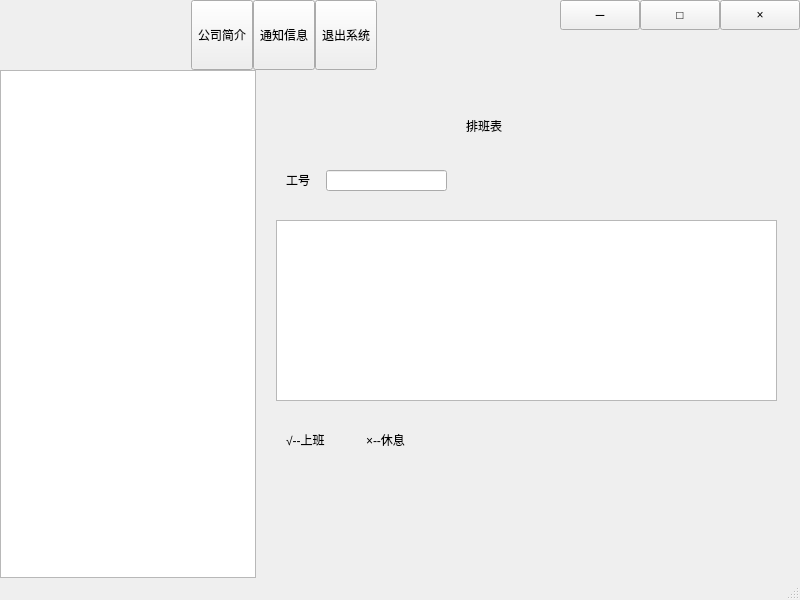
<?xml version="1.0" encoding="UTF-8"?>
<ui version="4.0">
 <class>MainWindow</class>
 <widget class="QMainWindow" name="MainWindow">
  <property name="geometry">
   <rect>
    <x>0</x>
    <y>0</y>
    <width>800</width>
    <height>600</height>
   </rect>
  </property>
  <property name="windowTitle">
   <string>MainWindow</string>
  </property>
  <widget class="QWidget" name="centralwidget">
   <layout class="QVBoxLayout" name="verticalLayout">
    <property name="spacing">
     <number>0</number>
    </property>
    <property name="leftMargin">
     <number>0</number>
    </property>
    <property name="topMargin">
     <number>0</number>
    </property>
    <property name="rightMargin">
     <number>0</number>
    </property>
    <property name="bottomMargin">
     <number>0</number>
    </property>
    <item>
     <widget class="QWidget" name="widgetTitle" native="true">
      <property name="sizePolicy">
       <sizepolicy hsizetype="Preferred" vsizetype="Fixed">
        <horstretch>0</horstretch>
        <verstretch>0</verstretch>
       </sizepolicy>
      </property>
      <property name="styleSheet">
       <string notr="true"/>
      </property>
      <layout class="QHBoxLayout" name="horizontalLayout_3">
       <property name="spacing">
        <number>0</number>
       </property>
       <property name="leftMargin">
        <number>0</number>
       </property>
       <property name="topMargin">
        <number>0</number>
       </property>
       <property name="rightMargin">
        <number>0</number>
       </property>
       <property name="bottomMargin">
        <number>0</number>
       </property>
       <item>
        <widget class="QLabel" name="labIco">
         <property name="text">
          <string/>
         </property>
         <property name="alignment">
          <set>Qt::AlignCenter</set>
         </property>
        </widget>
       </item>
       <item>
        <widget class="QLabel" name="labTitle">
         <property name="sizePolicy">
          <sizepolicy hsizetype="Expanding" vsizetype="Preferred">
           <horstretch>0</horstretch>
           <verstretch>0</verstretch>
          </sizepolicy>
         </property>
         <property name="styleSheet">
          <string notr="true"/>
         </property>
         <property name="text">
          <string/>
         </property>
         <property name="alignment">
          <set>Qt::AlignLeading|Qt::AlignLeft|Qt::AlignVCenter</set>
         </property>
        </widget>
       </item>
       <item>
        <widget class="QWidget" name="widgetTop" native="true">
         <layout class="QHBoxLayout" name="horizontalLayout_2">
          <property name="spacing">
           <number>0</number>
          </property>
          <property name="leftMargin">
           <number>0</number>
          </property>
          <property name="topMargin">
           <number>0</number>
          </property>
          <property name="rightMargin">
           <number>0</number>
          </property>
          <property name="bottomMargin">
           <number>0</number>
          </property>
          <item>
           <widget class="QToolButton" name="toolButton">
            <property name="sizePolicy">
             <sizepolicy hsizetype="Minimum" vsizetype="Minimum">
              <horstretch>0</horstretch>
              <verstretch>0</verstretch>
             </sizepolicy>
            </property>
            <property name="text">
             <string>公司简介</string>
            </property>
            <property name="checkable">
             <bool>true</bool>
            </property>
            <property name="autoExclusive">
             <bool>true</bool>
            </property>
            <property name="toolButtonStyle">
             <enum>Qt::ToolButtonTextOnly</enum>
            </property>
            <property name="autoRaise">
             <bool>false</bool>
            </property>
           </widget>
          </item>
          <item>
           <widget class="QToolButton" name="toolButton_2">
            <property name="sizePolicy">
             <sizepolicy hsizetype="Minimum" vsizetype="Minimum">
              <horstretch>0</horstretch>
              <verstretch>0</verstretch>
             </sizepolicy>
            </property>
            <property name="text">
             <string>通知信息</string>
            </property>
            <property name="checkable">
             <bool>true</bool>
            </property>
            <property name="autoExclusive">
             <bool>true</bool>
            </property>
            <property name="toolButtonStyle">
             <enum>Qt::ToolButtonTextOnly</enum>
            </property>
           </widget>
          </item>
          <item>
           <widget class="QToolButton" name="toolButton_3">
            <property name="sizePolicy">
             <sizepolicy hsizetype="Minimum" vsizetype="Minimum">
              <horstretch>0</horstretch>
              <verstretch>0</verstretch>
             </sizepolicy>
            </property>
            <property name="text">
             <string>退出系统</string>
            </property>
            <property name="checkable">
             <bool>true</bool>
            </property>
            <property name="checked">
             <bool>false</bool>
            </property>
            <property name="autoExclusive">
             <bool>true</bool>
            </property>
            <property name="toolButtonStyle">
             <enum>Qt::ToolButtonTextOnly</enum>
            </property>
           </widget>
          </item>
         </layout>
        </widget>
       </item>
       <item>
        <spacer name="horizontalSpacer">
         <property name="orientation">
          <enum>Qt::Horizontal</enum>
         </property>
         <property name="sizeHint" stdset="0">
          <size>
           <width>40</width>
           <height>20</height>
          </size>
         </property>
        </spacer>
       </item>
       <item>
        <widget class="QWidget" name="widgetMenu" native="true">
         <layout class="QGridLayout" name="gridLayout_2">
          <property name="leftMargin">
           <number>0</number>
          </property>
          <property name="topMargin">
           <number>0</number>
          </property>
          <property name="rightMargin">
           <number>0</number>
          </property>
          <property name="bottomMargin">
           <number>0</number>
          </property>
          <property name="spacing">
           <number>0</number>
          </property>
          <item row="1" column="1" colspan="3">
           <spacer name="verticalSpacer">
            <property name="orientation">
             <enum>Qt::Vertical</enum>
            </property>
            <property name="sizeHint" stdset="0">
             <size>
              <width>20</width>
              <height>40</height>
             </size>
            </property>
           </spacer>
          </item>
          <item row="0" column="3">
           <widget class="QPushButton" name="btnMenu_Close">
            <property name="sizePolicy">
             <sizepolicy hsizetype="Minimum" vsizetype="Expanding">
              <horstretch>0</horstretch>
              <verstretch>0</verstretch>
             </sizepolicy>
            </property>
            <property name="minimumSize">
             <size>
              <width>30</width>
              <height>30</height>
             </size>
            </property>
            <property name="cursor">
             <cursorShape>ArrowCursor</cursorShape>
            </property>
            <property name="focusPolicy">
             <enum>Qt::NoFocus</enum>
            </property>
            <property name="toolTip">
             <string>关闭</string>
            </property>
            <property name="text">
             <string>×</string>
            </property>
           </widget>
          </item>
          <item row="0" column="2">
           <widget class="QPushButton" name="btnMenu_Max">
            <property name="sizePolicy">
             <sizepolicy hsizetype="Minimum" vsizetype="Expanding">
              <horstretch>0</horstretch>
              <verstretch>0</verstretch>
             </sizepolicy>
            </property>
            <property name="minimumSize">
             <size>
              <width>30</width>
              <height>30</height>
             </size>
            </property>
            <property name="focusPolicy">
             <enum>Qt::NoFocus</enum>
            </property>
            <property name="toolTip">
             <string>全屏</string>
            </property>
            <property name="text">
             <string>□</string>
            </property>
           </widget>
          </item>
          <item row="0" column="1">
           <widget class="QPushButton" name="btnMenu_Min">
            <property name="sizePolicy">
             <sizepolicy hsizetype="Minimum" vsizetype="Expanding">
              <horstretch>0</horstretch>
              <verstretch>0</verstretch>
             </sizepolicy>
            </property>
            <property name="minimumSize">
             <size>
              <width>30</width>
              <height>30</height>
             </size>
            </property>
            <property name="cursor">
             <cursorShape>ArrowCursor</cursorShape>
            </property>
            <property name="focusPolicy">
             <enum>Qt::NoFocus</enum>
            </property>
            <property name="toolTip">
             <string>最小化</string>
            </property>
            <property name="text">
             <string>－</string>
            </property>
           </widget>
          </item>
         </layout>
        </widget>
       </item>
      </layout>
     </widget>
    </item>
    <item>
     <widget class="QWidget" name="widgetLeft" native="true">
      <layout class="QHBoxLayout" name="horizontalLayout">
       <property name="spacing">
        <number>0</number>
       </property>
       <property name="leftMargin">
        <number>0</number>
       </property>
       <property name="topMargin">
        <number>0</number>
       </property>
       <property name="rightMargin">
        <number>0</number>
       </property>
       <property name="bottomMargin">
        <number>0</number>
       </property>
       <item>
        <widget class="NavListView" name="navListView">
         <property name="sizePolicy">
          <sizepolicy hsizetype="Fixed" vsizetype="Expanding">
           <horstretch>0</horstretch>
           <verstretch>0</verstretch>
          </sizepolicy>
         </property>
         <property name="items" stdset="0">
          <string>主界面||0||,地图监控|主界面|||,视频监控|主界面|||0xf03d,设备监控|主界面|||0xf108,系统设置||0||,防区信息|系统设置|||0xf0e8,位置调整|系统设置|||0xf060,地图编辑|系统设置|||0xf03e</string>
         </property>
         <property name="separateVisible" stdset="0">
          <bool>false</bool>
         </property>
         <property name="separateHeight" stdset="0">
          <number>1</number>
         </property>
        </widget>
       </item>
       <item>
        <widget class="QStackedWidget" name="stackedWidget">
         <property name="sizePolicy">
          <sizepolicy hsizetype="Preferred" vsizetype="Expanding">
           <horstretch>0</horstretch>
           <verstretch>0</verstretch>
          </sizepolicy>
         </property>
         <property name="minimumSize">
          <size>
           <width>0</width>
           <height>0</height>
          </size>
         </property>
         <property name="baseSize">
          <size>
           <width>0</width>
           <height>0</height>
          </size>
         </property>
         <property name="currentIndex">
          <number>9</number>
         </property>
         <widget class="QWidget" name="page">
          <widget class="QLabel" name="label">
           <property name="geometry">
            <rect>
             <x>210</x>
             <y>190</y>
             <width>40</width>
             <height>12</height>
            </rect>
           </property>
           <property name="text">
            <string>page0</string>
           </property>
          </widget>
         </widget>
         <widget class="QWidget" name="page_2">
          <widget class="QLabel" name="label_2">
           <property name="geometry">
            <rect>
             <x>200</x>
             <y>150</y>
             <width>141</width>
             <height>20</height>
            </rect>
           </property>
           <property name="text">
            <string>page1</string>
           </property>
          </widget>
         </widget>
         <widget class="QWidget" name="page_3">
          <widget class="QLabel" name="label_3">
           <property name="geometry">
            <rect>
             <x>220</x>
             <y>150</y>
             <width>81</width>
             <height>41</height>
            </rect>
           </property>
           <property name="text">
            <string>page2</string>
           </property>
          </widget>
         </widget>
         <widget class="QWidget" name="page_4">
          <widget class="QLabel" name="label_4">
           <property name="geometry">
            <rect>
             <x>270</x>
             <y>190</y>
             <width>101</width>
             <height>41</height>
            </rect>
           </property>
           <property name="text">
            <string>page3</string>
           </property>
          </widget>
         </widget>
         <widget class="QWidget" name="page_5">
          <widget class="QStackedWidget" name="page5_stack">
           <property name="geometry">
            <rect>
             <x>-1</x>
             <y>19</y>
             <width>541</width>
             <height>471</height>
            </rect>
           </property>
           <property name="currentIndex">
            <number>0</number>
           </property>
           <widget class="QWidget" name="page_7">
            <widget class="QLabel" name="label_8">
             <property name="geometry">
              <rect>
               <x>40</x>
               <y>20</y>
               <width>51</width>
               <height>16</height>
              </rect>
             </property>
             <property name="text">
              <string>当前职务</string>
             </property>
            </widget>
            <widget class="QTextBrowser" name="textBrowser">
             <property name="geometry">
              <rect>
               <x>40</x>
               <y>40</y>
               <width>451</width>
               <height>31</height>
              </rect>
             </property>
            </widget>
            <widget class="QPushButton" name="pushButton">
             <property name="geometry">
              <rect>
               <x>90</x>
               <y>90</y>
               <width>80</width>
               <height>18</height>
              </rect>
             </property>
             <property name="text">
              <string>变动申请</string>
             </property>
            </widget>
            <widget class="QPushButton" name="pushButton_2">
             <property name="geometry">
              <rect>
               <x>300</x>
               <y>90</y>
               <width>80</width>
               <height>18</height>
              </rect>
             </property>
             <property name="text">
              <string>离职申请</string>
             </property>
            </widget>
            <widget class="QLabel" name="label_9">
             <property name="geometry">
              <rect>
               <x>40</x>
               <y>130</y>
               <width>51</width>
               <height>16</height>
              </rect>
             </property>
             <property name="text">
              <string>调配记录</string>
             </property>
            </widget>
            <widget class="QTableView" name="deployment">
             <property name="geometry">
              <rect>
               <x>45</x>
               <y>150</y>
               <width>471</width>
               <height>192</height>
              </rect>
             </property>
            </widget>
            <widget class="QPushButton" name="pushButton_3">
             <property name="geometry">
              <rect>
               <x>230</x>
               <y>360</y>
               <width>80</width>
               <height>18</height>
              </rect>
             </property>
             <property name="text">
              <string>调配申请</string>
             </property>
            </widget>
           </widget>
           <widget class="QWidget" name="page_9">
            <widget class="QLabel" name="label_6">
             <property name="geometry">
              <rect>
               <x>140</x>
               <y>140</y>
               <width>101</width>
               <height>51</height>
              </rect>
             </property>
             <property name="text">
              <string>pge4-2</string>
             </property>
            </widget>
           </widget>
           <widget class="QWidget" name="page_10">
            <widget class="QLabel" name="label_7">
             <property name="geometry">
              <rect>
               <x>160</x>
               <y>120</y>
               <width>91</width>
               <height>51</height>
              </rect>
             </property>
             <property name="text">
              <string>page4-3</string>
             </property>
            </widget>
           </widget>
          </widget>
         </widget>
         <widget class="QWidget" name="page_6"/>
         <widget class="QWidget" name="page_8"/>
         <widget class="QWidget" name="page_11">
          <widget class="QGroupBox" name="groupBox">
           <property name="geometry">
            <rect>
             <x>10</x>
             <y>20</y>
             <width>521</width>
             <height>461</height>
            </rect>
           </property>
           <property name="title">
            <string/>
           </property>
           <widget class="QPushButton" name="testpush">
            <property name="geometry">
             <rect>
              <x>360</x>
              <y>70</y>
              <width>121</width>
              <height>41</height>
             </rect>
            </property>
            <property name="text">
             <string>查询</string>
            </property>
           </widget>
           <widget class="QWidget" name="widget" native="true">
            <property name="geometry">
             <rect>
              <x>330</x>
              <y>150</y>
              <width>181</width>
              <height>211</height>
             </rect>
            </property>
            <widget class="QTextEdit" name="textEdit_7">
             <property name="geometry">
              <rect>
               <x>50</x>
               <y>80</y>
               <width>81</width>
               <height>31</height>
              </rect>
             </property>
             <property name="html">
              <string>&lt;!DOCTYPE HTML PUBLIC &quot;-//W3C//DTD HTML 4.0//EN&quot; &quot;http://www.w3.org/TR/REC-html40/strict.dtd&quot;&gt;
&lt;html&gt;&lt;head&gt;&lt;meta name=&quot;qrichtext&quot; content=&quot;1&quot; /&gt;&lt;meta charset=&quot;utf-8&quot; /&gt;&lt;style type=&quot;text/css&quot;&gt;
p, li { white-space: pre-wrap; }
hr { height: 1px; border-width: 0; }
li.unchecked::marker { content: &quot;\2610&quot;; }
li.checked::marker { content: &quot;\2612&quot;; }
&lt;/style&gt;&lt;/head&gt;&lt;body style=&quot; font-family:'Microsoft YaHei UI'; font-size:9pt; font-weight:400; font-style:normal;&quot;&gt;
&lt;p align=&quot;center&quot; style=&quot; margin-top:0px; margin-bottom:0px; margin-left:0px; margin-right:0px; -qt-block-indent:0; text-indent:0px;&quot;&gt;&lt;span style=&quot; font-weight:700;&quot;&gt;照片&lt;/span&gt;&lt;/p&gt;&lt;/body&gt;&lt;/html&gt;</string>
             </property>
            </widget>
           </widget>
           <widget class="QLabel" name="label_5">
            <property name="geometry">
             <rect>
              <x>30</x>
              <y>60</y>
              <width>120</width>
              <height>31</height>
             </rect>
            </property>
            <property name="text">
             <string>工号：</string>
            </property>
           </widget>
           <widget class="QLabel" name="label_10">
            <property name="geometry">
             <rect>
              <x>30</x>
              <y>120</y>
              <width>120</width>
              <height>31</height>
             </rect>
            </property>
            <property name="text">
             <string>合同编号：</string>
            </property>
           </widget>
           <widget class="QLabel" name="label_11">
            <property name="geometry">
             <rect>
              <x>30</x>
              <y>180</y>
              <width>120</width>
              <height>31</height>
             </rect>
            </property>
            <property name="text">
             <string>合同类型：</string>
            </property>
           </widget>
           <widget class="QLabel" name="label_12">
            <property name="geometry">
             <rect>
              <x>30</x>
              <y>240</y>
              <width>120</width>
              <height>31</height>
             </rect>
            </property>
            <property name="text">
             <string>合同状态：</string>
            </property>
           </widget>
           <widget class="QLabel" name="label_13">
            <property name="geometry">
             <rect>
              <x>30</x>
              <y>300</y>
              <width>120</width>
              <height>31</height>
             </rect>
            </property>
            <property name="text">
             <string>生效时间：</string>
            </property>
           </widget>
           <widget class="QLabel" name="label_14">
            <property name="geometry">
             <rect>
              <x>30</x>
              <y>360</y>
              <width>120</width>
              <height>31</height>
             </rect>
            </property>
            <property name="text">
             <string>失效时间：</string>
            </property>
           </widget>
           <widget class="QLabel" name="label_15">
            <property name="geometry">
             <rect>
              <x>30</x>
              <y>420</y>
              <width>120</width>
              <height>31</height>
             </rect>
            </property>
            <property name="text">
             <string>合同链接：</string>
            </property>
           </widget>
           <widget class="QTextBrowser" name="textBrowser_2">
            <property name="geometry">
             <rect>
              <x>140</x>
              <y>60</y>
              <width>161</width>
              <height>31</height>
             </rect>
            </property>
           </widget>
           <widget class="QTextBrowser" name="textBrowser_3">
            <property name="geometry">
             <rect>
              <x>140</x>
              <y>120</y>
              <width>161</width>
              <height>31</height>
             </rect>
            </property>
           </widget>
           <widget class="QTextBrowser" name="textBrowser_4">
            <property name="geometry">
             <rect>
              <x>140</x>
              <y>180</y>
              <width>161</width>
              <height>31</height>
             </rect>
            </property>
           </widget>
           <widget class="QTextBrowser" name="textBrowser_5">
            <property name="geometry">
             <rect>
              <x>140</x>
              <y>240</y>
              <width>161</width>
              <height>31</height>
             </rect>
            </property>
           </widget>
           <widget class="QTextBrowser" name="textBrowser_6">
            <property name="geometry">
             <rect>
              <x>140</x>
              <y>300</y>
              <width>161</width>
              <height>31</height>
             </rect>
            </property>
           </widget>
           <widget class="QTextBrowser" name="textBrowser_7">
            <property name="geometry">
             <rect>
              <x>140</x>
              <y>360</y>
              <width>161</width>
              <height>31</height>
             </rect>
            </property>
           </widget>
           <widget class="QTextBrowser" name="textBrowser_8">
            <property name="geometry">
             <rect>
              <x>140</x>
              <y>420</y>
              <width>161</width>
              <height>31</height>
             </rect>
            </property>
           </widget>
          </widget>
         </widget>
         <widget class="QWidget" name="page_12"/>
         <widget class="QWidget" name="page_13">
          <widget class="QTableView" name="schedule">
           <property name="geometry">
            <rect>
             <x>20</x>
             <y>150</y>
             <width>501</width>
             <height>181</height>
            </rect>
           </property>
          </widget>
          <widget class="QLineEdit" name="work_id">
           <property name="geometry">
            <rect>
             <x>70</x>
             <y>100</y>
             <width>121</width>
             <height>21</height>
            </rect>
           </property>
          </widget>
          <widget class="QLabel" name="label_16">
           <property name="geometry">
            <rect>
             <x>30</x>
             <y>100</y>
             <width>41</width>
             <height>19</height>
            </rect>
           </property>
           <property name="text">
            <string>工号</string>
           </property>
          </widget>
          <widget class="QLabel" name="label_17">
           <property name="geometry">
            <rect>
             <x>30</x>
             <y>360</y>
             <width>69</width>
             <height>19</height>
            </rect>
           </property>
           <property name="text">
            <string>√--上班</string>
           </property>
          </widget>
          <widget class="QLabel" name="label_18">
           <property name="geometry">
            <rect>
             <x>110</x>
             <y>360</y>
             <width>69</width>
             <height>19</height>
            </rect>
           </property>
           <property name="text">
            <string>×--休息</string>
           </property>
          </widget>
          <widget class="QLabel" name="label_19">
           <property name="geometry">
            <rect>
             <x>210</x>
             <y>30</y>
             <width>101</width>
             <height>51</height>
            </rect>
           </property>
           <property name="styleSheet">
            <string notr="true">font: 20pt &quot;黑体&quot;;</string>
           </property>
           <property name="text">
            <string>排班表</string>
           </property>
          </widget>
         </widget>
        </widget>
       </item>
      </layout>
     </widget>
    </item>
   </layout>
  </widget>
  <widget class="QMenuBar" name="menubar">
   <property name="geometry">
    <rect>
     <x>0</x>
     <y>0</y>
     <width>800</width>
     <height>25</height>
    </rect>
   </property>
  </widget>
  <widget class="QStatusBar" name="statusbar"/>
 </widget>
 <customwidgets>
  <customwidget>
   <class>NavListView</class>
   <extends>QListView</extends>
   <header>navlistview.h</header>
  </customwidget>
 </customwidgets>
 <resources/>
 <connections/>
</ui>
